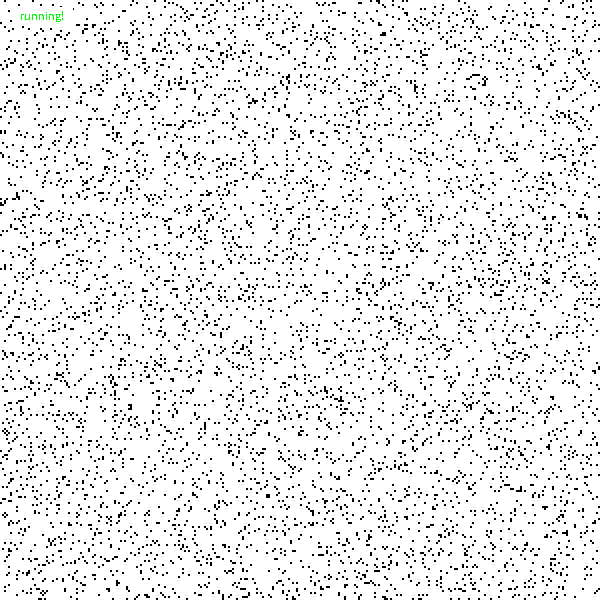
Frame 1 (no input)
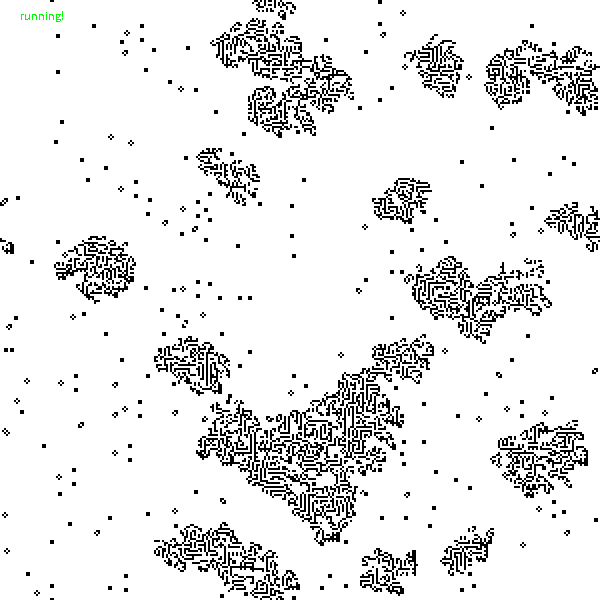
Frame 60 (the mouse pressed at the canvas centre just before this capture)
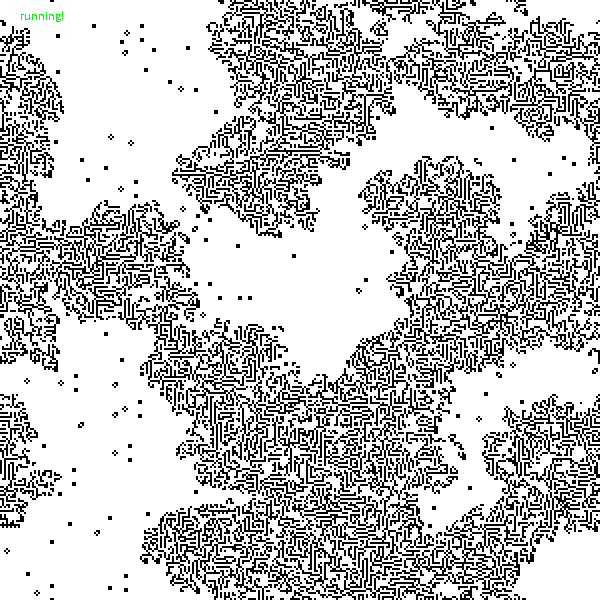
Frame 120 (the mouse held since frame 60 and released just before this capture)

The Processing sketch that drew these frames (run headless with seeded random() and noise(); from frame 60 on, the mouse is pressed at the canvas centre):

// Processing sketch: sketch_01_game_of_life
// ── sketch_01_game_of_life.pde
boolean pause = false;
int cellSize = 2;

int gridCountX;
int gridCountY;
int[][] grid;
int[][] buffer;

float randProbability = 0.925;

void setup() {
  size(600, 600);
  frameRate(30);
  noSmooth();
  background(255);
  
  gridCountX = int(width/cellSize);
  gridCountY = int(height/cellSize);

  grid = new int[gridCountY][gridCountX];
  buffer = new int[gridCountY][gridCountX];

  populate();
}

void populate() {
  for (int i=0; i < gridCountY; i++) {
    for (int j=0; j < gridCountX; j++) {
      grid[i][j] = (random(1) > randProbability) ? 1 : 0; //(i%2 == 0) ? 0 : 1;
    }
  }
}

void flush() {
  for (int i=0; i < gridCountY; i++) {
    for (int j=0; j < gridCountX; j++) {
      grid[i][j] = 0; 
    }
  }
}

void process() {
  // a live cell < 2 live neighbours = 0 in the next generation
  // a live cell 2 or 3 live neighbours = 1 in the next generation
  // a live cell > 3 live neighbours = 0 in the next generation
  // a dead cell == 3 live neighbours = 1 in the next generation

  for (int i=0; i < gridCountY; i++) {
    for (int j=0; j < gridCountX; j++) {

      int idxLeft     = (j > 0) ? j - 1 : gridCountX-1;
      int idxRight    = (j < gridCountX-1) ? j + 1 : 0;
      int idxTop      = (i > 0) ? i - 1 : gridCountY-1;
      int idxBottom   = (i < gridCountY-1) ? i + 1 : 0;

      int current     = grid[i][j];
      int left        = grid[i][idxLeft];
      int right       = grid[i][idxRight];
      int top         = grid[idxTop][j];
      int bottom      = grid[idxBottom][j];
      int topLeft     = grid[idxTop][idxLeft];
      int topRight    = grid[idxTop][idxRight];
      int bottomLeft  = grid[idxBottom][idxLeft];
      int bottomRight = grid[idxBottom][idxRight];

      int sum = left + right + top + bottom + topLeft + topRight + bottomLeft + bottomRight; // + current;

      if (current == 1) {
        buffer[i][j] = 1;
        if (sum < 2 || sum > 3) {
          buffer[i][j] = 0;
        }
      } else if (sum == 3) {
        buffer[i][j] = 1;
      }
    }
  } 
  grid = buffer;
}

void draw() {
  background(255);
  for (int i=0; i < gridCountY; i++) {
    for (int j=0; j < gridCountX; j++) {
      int cell = grid[i][j];
      noStroke();
      if (cell == 1) {
        fill(0);
        rect(j*cellSize, i*cellSize, cellSize, cellSize);
      }
    }
  }

  if (pause) {
    fill(255);
    rect(13, 7, 60, 19);
    fill(255, 0, 0);
    text("paused!", 20, 20);
  } else {
    process();
    fill(255);
    rect(13, 7, 60, 19);
    fill(0, 255, 0);
    text("running!", 20, 20);
  }
}

void keyPressed() {
  if(key == ' ') {
    pause = !pause;
  }
  if(key == 'r') {
    populate();
  }
  if(key == 'c') {
    flush();
  }
}

void mousePressed() {
  int indexX = int(mouseX / cellSize);
  int indexY = int(mouseY / cellSize);
  int cell = grid[indexY][indexX];

  cell = (cell == 0) ? 1 : 0;
  grid[indexY][indexX] = cell;
}
